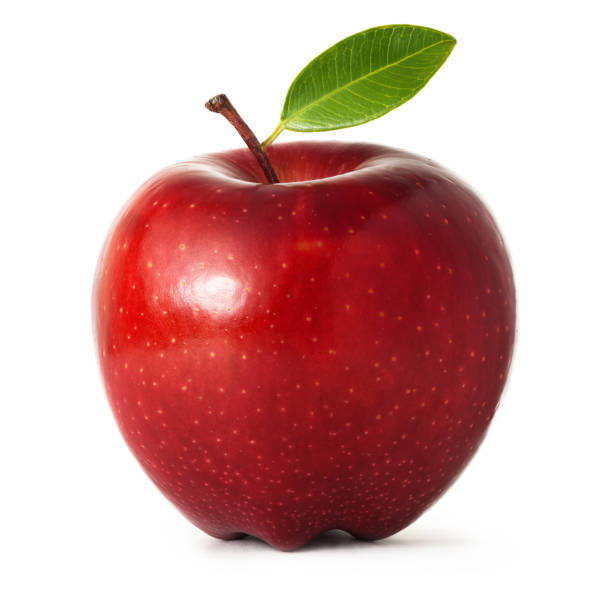
#> input picture DetectionCouleur/images/Pomme_test.jpg, 612 x 612 px
$ python -i traitement_image.py   (imports and definitions only)
#> lines starting #> are read from the running program, lines starting #| are printed output that depends on the picture; after the words box and inside, x2 and y2 are one past the last pixel; in counts of white or black regions, pixels touching at a corner belong together
#> further down, picture is the input picture: shape (612, 612, 3); mean B, G, R 167.8, 170.6, 212
import cv2
import numpy as np

# tab = [teinte, saturation, luminosité]


# Test de la caméra avec opencv pour la detection de couleur

# Ouvrir la webcam (0 = webcam par défaut, 1 = autre caméra si branchée)
def detectionRouge(frame) :
    hsv = cv2.cvtColor(frame, cv2.COLOR_BGR2HSV)
#> hsv: shape (612, 612, 3); mean H, S, V 48.7, 78.9, 213.1

    # 1er intervalle : rouge de 0 à 10
    lower_red1 = np.array([0, 25, 25])
    upper_red1 = np.array([10, 255, 255])
    # 2ème intervalle : rouge de 170 à 180
    lower_red2 = np.array([170, 25, 25])
    upper_red2 = np.array([180, 255, 255])

    # Création des deux masques
    mask1 = cv2.inRange(hsv, lower_red1, upper_red1)
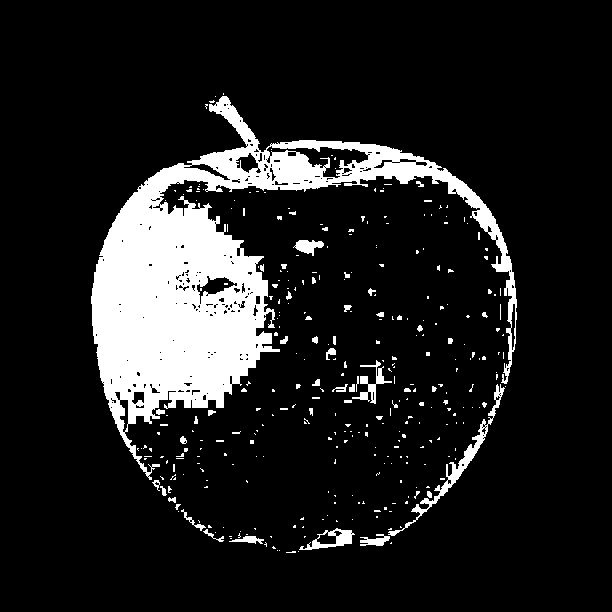
#> mask1: shape (612, 612); 12.4% white; 332 white regions (288 under 20 px), largest, box (x1, y1, x2, y2) and area: (91, 96, 517, 480) 40848, (388, 384, 505, 536) 1223, (299, 528, 355, 550) 461
    mask2 = cv2.inRange(hsv, lower_red2, upper_red2)
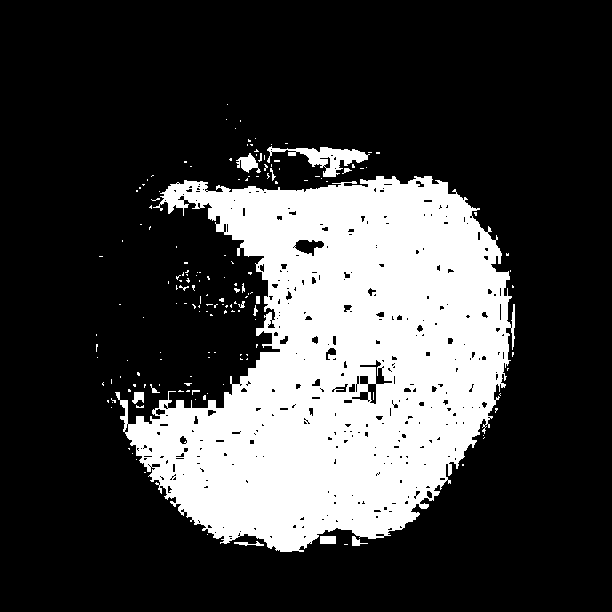
#> mask2: shape (612, 612); 25.3% white; 164 white regions (149 under 20 px), largest, box (x1, y1, x2, y2) and area: (115, 176, 515, 552) 92148, (267, 146, 370, 177) 1175, (236, 153, 261, 173) 253

    # Fusion des deux masques
    mask = mask1 | mask2
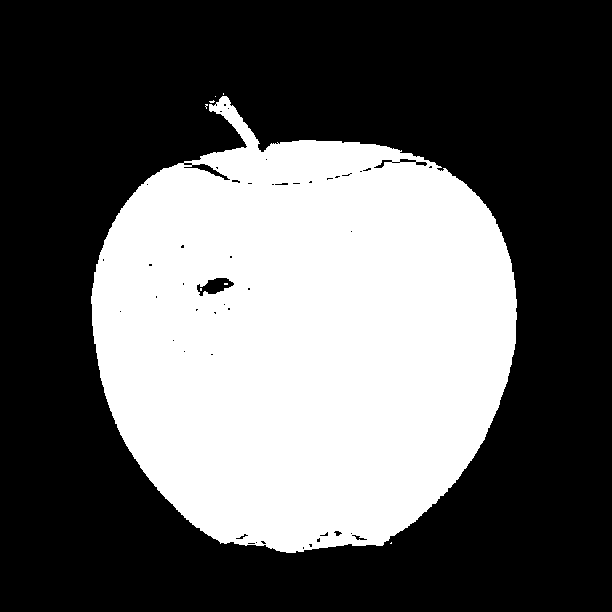
#> mask: shape (612, 612); 37.8% white; 8 white regions (7 under 20 px), largest, box (x1, y1, x2, y2) and area: (91, 96, 517, 553) 141411

    result_webcam = cv2.bitwise_and(frame,frame,mask=mask)
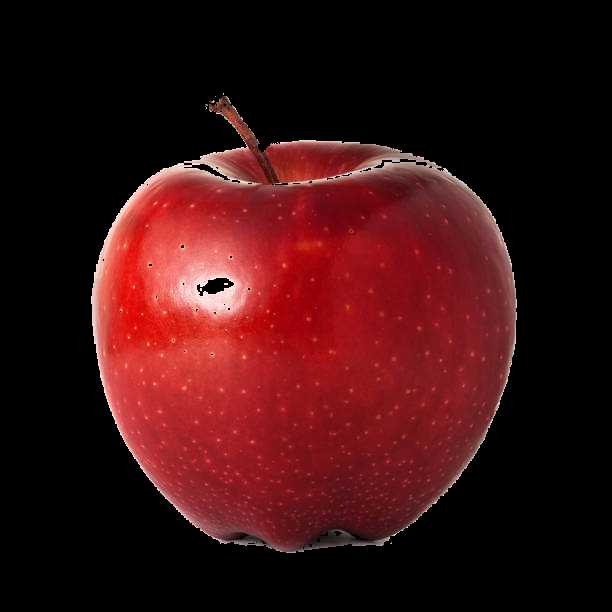
#> result_webcam: shape (612, 612, 3); mean B, G, R 17.6, 16.6, 58.9

    return result_webcam

# Fonctions ajoutés par Junior pour
# l'intégration entre détection couleur
# et reconnaissance vocale.
# Les fonctions qui suivent permettent de
# déterminer si une couleur est réellement
# présente (n'affiche pas juste un filtre
# visuel)

def detecter_couleur(frame, seuil_pourcentage=1.5):
    """
    Détecte quelle couleur (rouge, noir, ...)
    est présente dans l'image.
    Cette fonction est le point d'entrée
    principal pour la détection.
    Elle teste chaque couleur et retourne
    le nom de la première détectée.
    Pour l'instant, elle va retourne
    "rouge" si le rouge est détecté
    et "None" dans les autres cas.
    A adapter quand il y'aura d'autres
    couleurs.
    """

    # Test du rouge
    masque_rouge = detectionRouge(frame)
    masque_rouge_gray = cv2.cvtColor(masque_rouge, cv2.COLOR_BGR2GRAY)
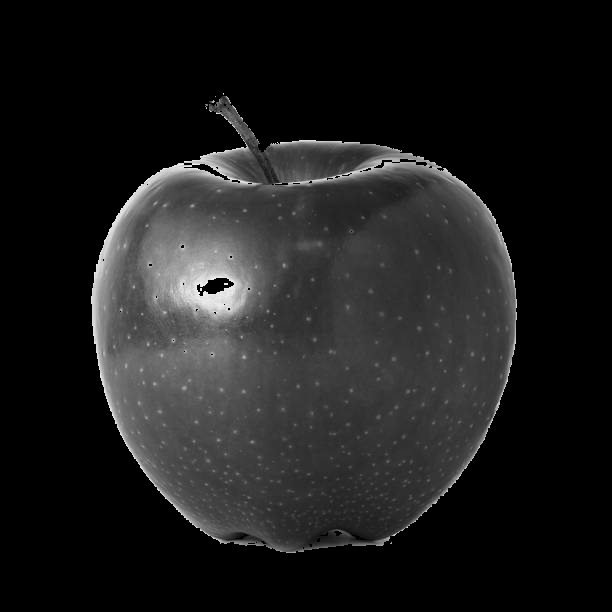
#> masque_rouge_gray: shape (612, 612); min 0, max 241, mean 29.3

#> (the run stopped early here; a loop or call above may not have finished)
